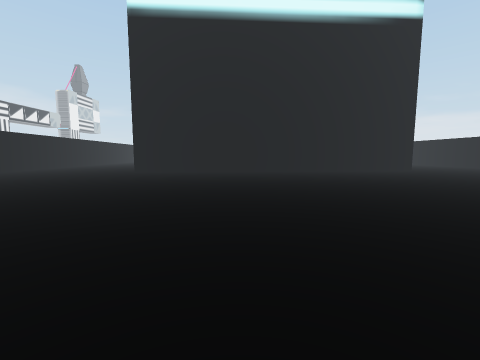
view 1 (above)

23 first-person views from a walk through a 3-D level made in the Unity game engine. The camera is 1.2 m above the floor, tilts 6° down and sees 90° across. Doors are open. The floor is counted in squares, 2 m on a side. Each view is taken from the middle of a square. On the plan, view 1 faces up. The plan holds only what a view shows up to about 9 squares ahead; the rest is blank. The place goes on beyond the plan. Some animated figures are not drawn.

view 2
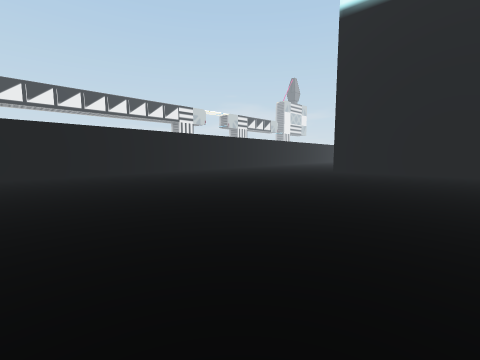

view 3
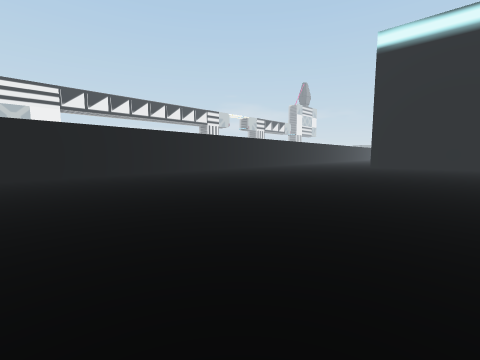

view 4
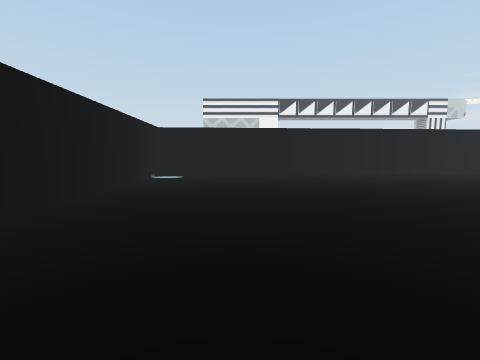

view 5
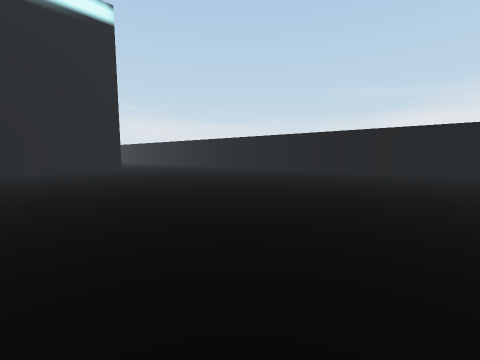

view 6
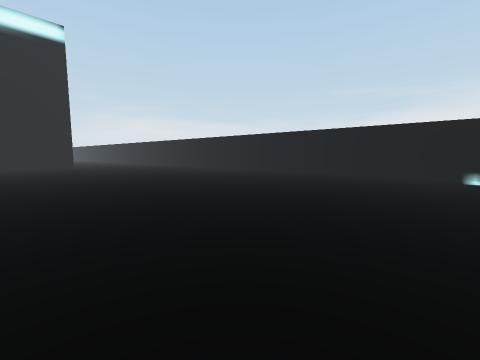

view 7
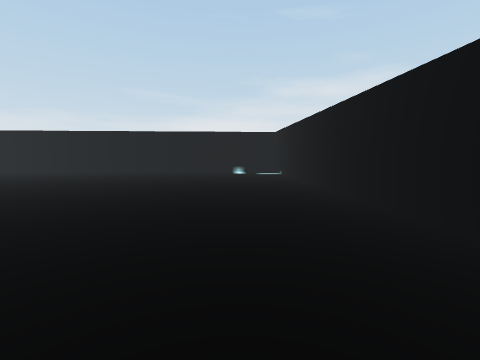

view 8
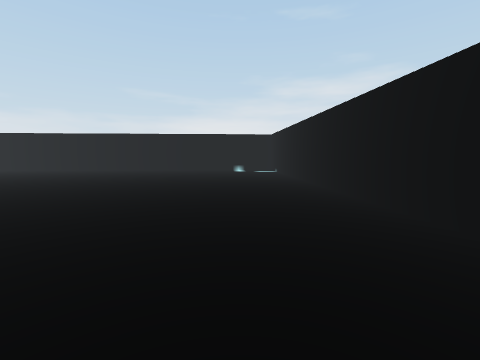

view 9
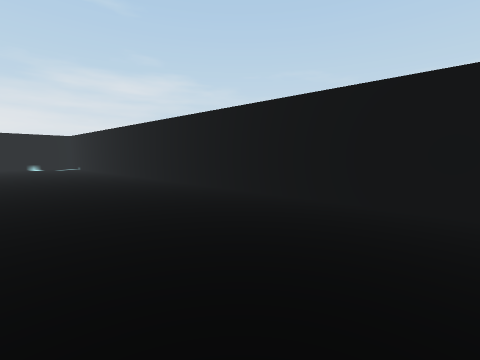

view 10
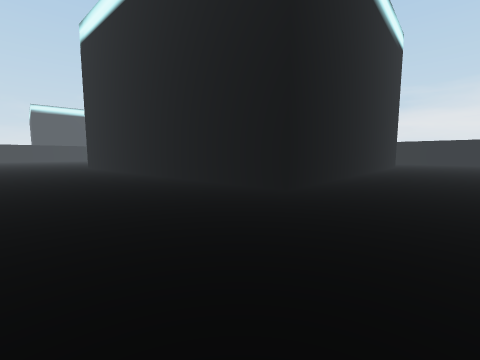

view 11
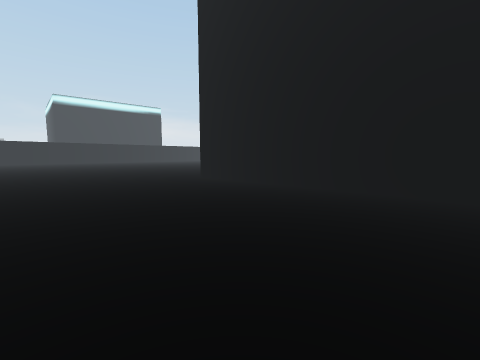

view 12
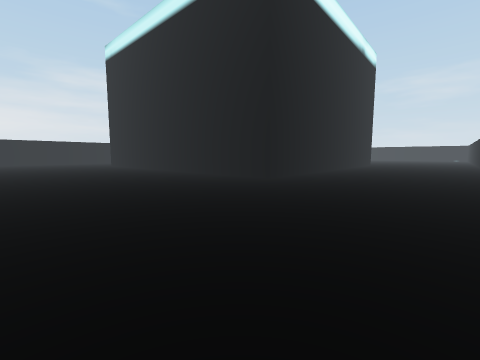

view 13
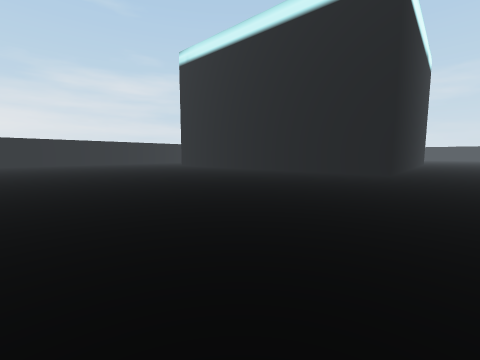

view 14
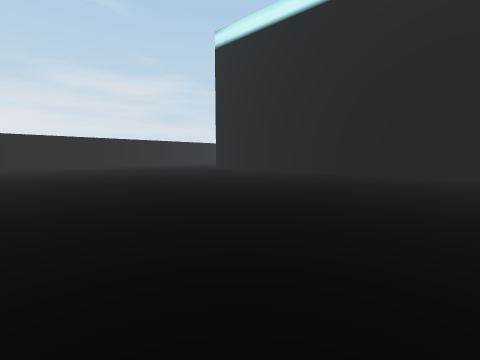

view 15
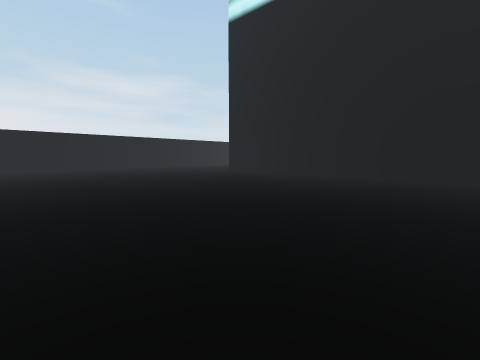

view 16
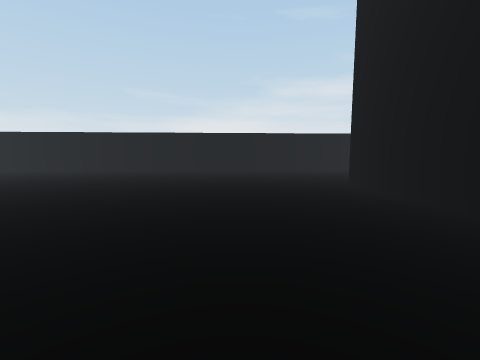

view 17
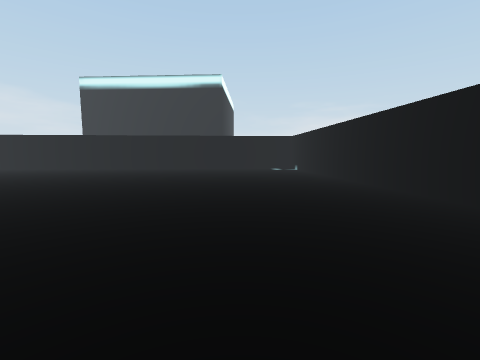

view 18
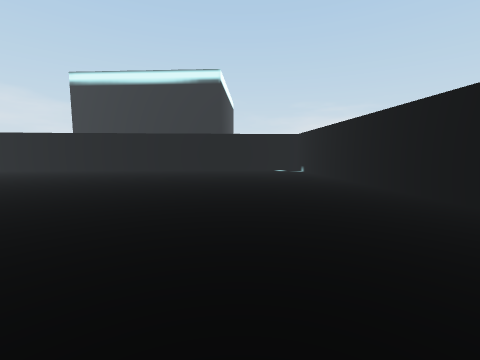

view 19
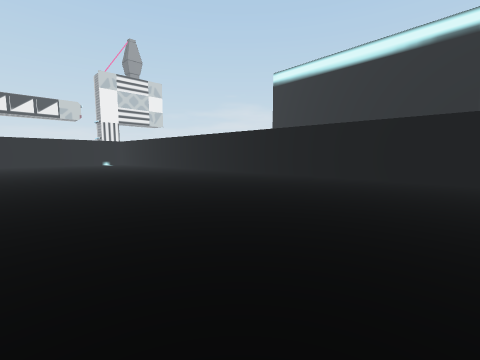

view 20
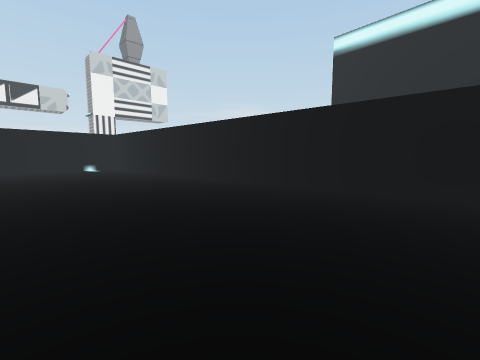

view 21
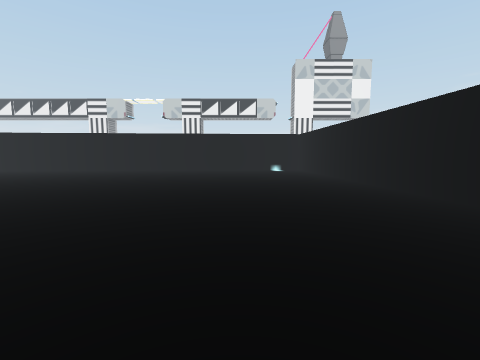

view 22
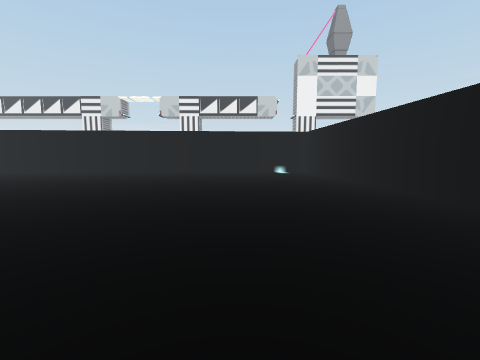

view 23
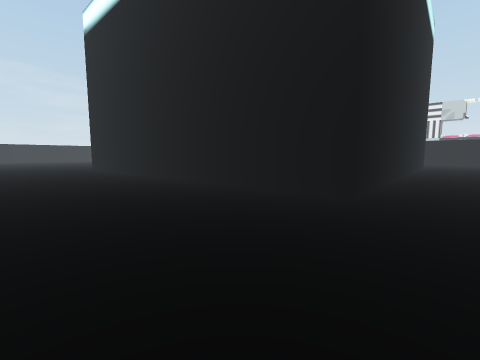

### Floor plan
Points are (right, up) in squares from view 1. A wall is a line through its corners. A room is listed if a view was taken in it or the views show most of it. See-through windows are left out.
Room 1 (views 1, 2, 3, 4, 5, 6, 7, 8, 9, 10)
walls: (6.4, 8.9) (-3.6, 8.3) (-3.8, 11.5); (-7.8, 5) (-7.1, -6.4) (11.6, -5.2) (11, 5); (-8.1, 9.1) (-8, 7.9); (5.8, 17.3) (6.3, 9.8)
ways out: opening at (-6, 10.3) to room 2; opening at (8, 17.3) to room 2
Room 2 (views 11, 12, 13, 14, 15, 16, 17, 18, 19, 20, 21, 22, 23)
walls: (10.1, 20) (9.3, 33.1); (6.1, 33.3) (-9.5, 32.3) (-8.8, 21.2); (-3.8, 11.5) (-4.2, 18.2) (5.7, 18.8) (5.8, 17.3)
ways out: opening at (-6, 10.3) to room 1; opening at (8, 17.3) to room 1

Positions as (right, up) in squares from view 1, and headings:
1: (0, 0), facing up
2: (0, 0), facing up-left
3: (0, -4), facing up-left
4: (0, -4), facing left
5: (3, -1), facing up-right
6: (4, -4), facing up-right
7: (3, -4), facing right
8: (2, -4), facing right
9: (-1, -3), facing down-right
10: (-7, 6), facing up-right
11: (-8, 13), facing up-right
12: (-8, 23), facing down-right
13: (-6, 26), facing down-right
14: (-3, 26), facing down-right
15: (-1, 25), facing down-right
16: (1, 21), facing right
17: (7, 23), facing up
18: (7, 24), facing up
19: (6, 27), facing up-left
20: (1, 29), facing up-left
21: (0, 30), facing left
22: (-1, 30), facing left
23: (9, 20), facing down-left
